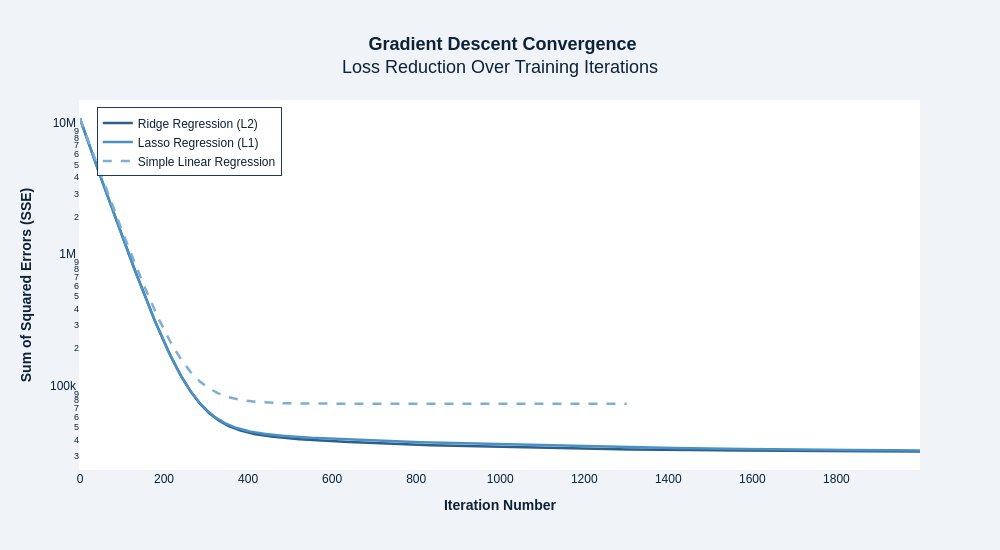

Notebook source saved alongside this figure:
### Markdown cell above
3: GRADIENT DESCENT CONVERGENCE

### Code cell
print("3. Creating Gradient Descent Convergence Plot...")

# Train models for convergence visualization
print("   Training models (this may take a moment)...")

# Full model with Ridge
ridge_gd = MultipleLinearRegression(penalty='l2', lambda_=0.01, n_features=X_train_full.shape[1])
ridge_gd.fit(X_train_full, y_train, Learning_Rate=0.01, epoches=2000)

# Full model with Lasso
lasso_gd = MultipleLinearRegression(penalty='l1', lambda_=0.01, n_features=X_train_full.shape[1])
lasso_gd.fit(X_train_full, y_train, Learning_Rate=0.01, epoches=2000)

# Simple model (no regularization)
simple_gd = MultipleLinearRegression(penalty=None, lambda_=0.0, n_features=1)
simple_gd.fit(X_train_best, y_train, Learning_Rate=0.01, epoches=2000)

fig_convergence = go.Figure()

fig_convergence.add_trace(go.Scatter(
    x=list(range(len(ridge_gd.loss_history))),
    y=ridge_gd.loss_history,
    mode='lines',
    name='Ridge Regression (L2)',
    line=dict(color=COLORS['secondary'], width=2.5),
    hovertemplate='Iteration: %{x}<br>Loss: %{y:.2f}<extra></extra>'
))

fig_convergence.add_trace(go.Scatter(
    x=list(range(len(lasso_gd.loss_history))),
    y=lasso_gd.loss_history,
    mode='lines',
    name='Lasso Regression (L1)',
    line=dict(color=COLORS['accent'], width=2.5),
    hovertemplate='Iteration: %{x}<br>Loss: %{y:.2f}<extra></extra>'
))

fig_convergence.add_trace(go.Scatter(
    x=list(range(len(simple_gd.loss_history))),
    y=simple_gd.loss_history,
    mode='lines',
    name='Simple Linear Regression',
    line=dict(color=COLORS['light'], width=2.5, dash='dash'),
    hovertemplate='Iteration: %{x}<br>Loss: %{y:.2f}<extra></extra>'
))

fig_convergence.update_layout(
    title='<b> Gradient Descent Convergence</b><br>Loss Reduction Over Training Iterations',
    xaxis_title='<b>Iteration Number</b>',
    yaxis_title='<b>Sum of Squared Errors (SSE)</b>',
    yaxis_type='log',
    width=1000,
    height=550,
    hovermode='x unified',
    legend=dict(
        x=0.02, 
        y=0.98, 
        bgcolor='rgba(255,255,255,0.9)',
        bordercolor=COLORS['primary'],
        borderwidth=1
    ),
    paper_bgcolor=COLORS['background'],
    plot_bgcolor='white',
    font=dict(family='Arial, sans-serif', size=12, color=COLORS['dark']),
    title_font_size=18,
    title_x=0.5
)

fig_convergence.show()

### Figure 1 — Plotly figure (JSON) as saved in the notebook; plotly's stock layout.template omitted (floating-point values rounded to 4 significant figures; data arrays with more than 128 entries replaced by an {"elided": "..."} marker saying what was removed)
{"data": [{"hovertemplate": "Iteration: %{x}<br>Loss: %{y:.2f}<extra></extra>", "line": {"color": "#2C5F8A", "width": 2.5}, "mode": "lines", "name": "Ridge Regression (L2)", "type": "scatter", "x": {"elided": "2000 int values"}, "y": {"elided": "2000 float values"}}, {"hovertemplate": "Iteration: %{x}<br>Loss: %{y:.2f}<extra></extra>", "line": {"color": "#4A90C4", "width": 2.5}, "mode": "lines", "name": "Lasso Regression (L1)", "type": "scatter", "x": {"elided": "2000 int values"}, "y": {"elided": "2000 float values"}}, {"hovertemplate": "Iteration: %{x}<br>Loss: %{y:.2f}<extra></extra>", "line": {"color": "#7BAFD4", "dash": "dash", "width": 2.5}, "mode": "lines", "name": "Simple Linear Regression", "type": "scatter", "x": {"elided": "1302 int values"}, "y": {"elided": "1302 float values"}}], "layout": {"font": {"color": "#0D2137", "family": "Arial, sans-serif", "size": 12}, "height": 550, "hovermode": "x unified", "legend": {"bgcolor": "rgba(255,255,255,0.9)", "bordercolor": "#1E3A5F", "borderwidth": 1, "x": 0.02, "y": 0.98}, "paper_bgcolor": "#F0F4F8", "plot_bgcolor": "white", "title": {"font": {"size": 18}, "text": "<b> Gradient Descent Convergence</b><br>Loss Reduction Over Training Iterations", "x": 0.5}, "width": 1000, "xaxis": {"title": {"text": "<b>Iteration Number</b>"}}, "yaxis": {"title": {"text": "<b>Sum of Squared Errors (SSE)</b>"}, "type": "log"}}}
